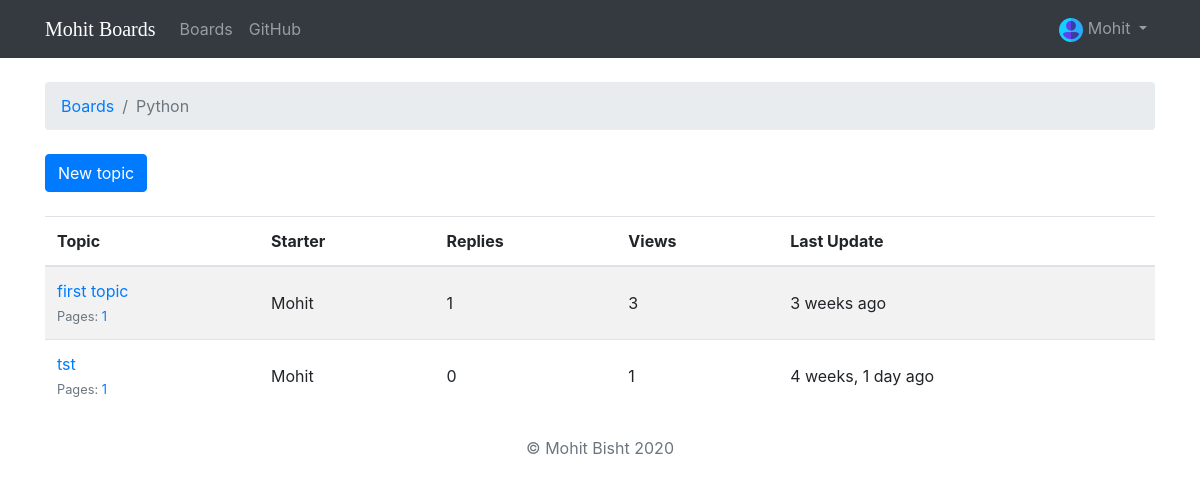
The app's page /boards/2/ (signed in), older data.
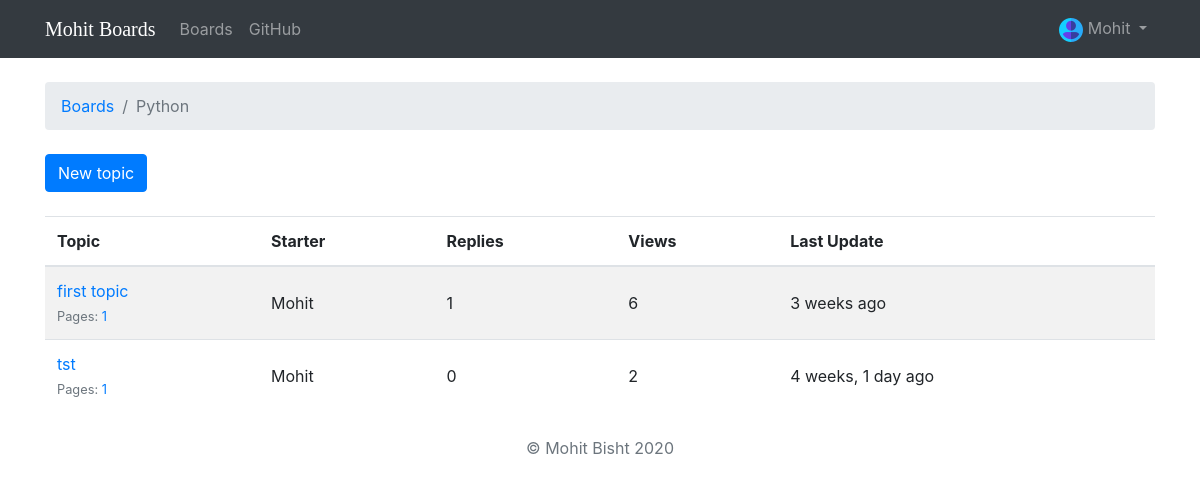
The same page, newer data.
### chatsite/models.py (models this page shows, shortened)
class Topic(models.Model):
    subject = models.CharField(max_length=255)
    last_updated = models.DateTimeField(auto_now_add=True)
    board = models.ForeignKey(Board, on_delete=models.CASCADE, related_name='topics')
    starter = models.ForeignKey(User, on_delete=models.CASCADE, related_name='topics')
    views = models.PositiveIntegerField(default=0)
    def get_page_count(self):
        count = self.posts.count()
        pages = count / 20
        return math.ceil(pages)
    def has_many_pages(self, count=None):
        if count is None:
            count = self.get_page_count()
        return count > 6
    def get_page_range(self):
        count = self.get_page_count()
        if self.has_many_pages(count):
            return range(1, 5)
        return range(1, count + 1)

### chatsite/views.py (the view)
# urls.py: url(r'^boards/(?P<pk>\d+)/$', views.TopicListView.as_view(), name='board_topics'),
class TopicListView(ListView):
    model = Topic
    context_object_name = 'topics'
    template_name = 'topics.html'
    paginate_by = 20
    def get_context_data(self, **kwargs):
        kwargs['board'] = self.board
        return super().get_context_data(**kwargs)
    def get_queryset(self):
        self.board = get_object_or_404(Board, pk=self.kwargs.get('pk'))
        queryset = self.board.topics.order_by('-last_updated').annotate(replies=Count('posts') - 1)
        return queryset

### templates/topics.html (shortened to what this page needs)
{% extends 'base.html' %}
{% load humanize %}
{% block breadcrumb %}
  <li class="breadcrumb-item"><a href="{% url 'home' %}">Boards</a></li>
  <li class="breadcrumb-item active">{{ board.name }}</li>
{% endblock %}
{% block content %}
  <div class="mb-4">
    <a href="{% url 'new_topic' board.pk %}" class="btn btn-primary">New topic</a>
  </div>
  <table class="table table-striped mb-4">
    <thead class="thead-inverse">
      <tr>
        <th>Topic</th>
        <th>Starter</th>
        <th>Replies</th>
        <th>Views</th>
        <th>Last Update</th>
      </tr>
    </thead>
    <tbody>
      {% for topic in topics %}
        {% url 'topic_posts' board.pk topic.pk as topic_url %}
        <tr>
          <td>
            <p class="mb-0">
              <a href="{{ topic_url }}">{{ topic.subject }}</a>
            </p>
            <small class="text-muted">
              Pages:
              {% for i in topic.get_page_range %}
                <a href="{{ topic_url }}?page={{ i }}">{{ i }}</a>
              {% endfor %}
            </small>
          </td>
          <td class="align-middle">{{ topic.starter.username }}</td>
          <td class="align-middle">{{ topic.replies }}</td>
          <td class="align-middle">{{ topic.views }}</td>
          <td class="align-middle">{{ topic.last_updated|naturaltime }}</td>
        </tr>
      {% endfor %}
    </tbody>
  </table>
{% endblock %}

Row changes from the older to the newer data that the page shows:
changed Topic "first topic": views "3" → "6"
changed Topic "tst": views "1" → "2"
